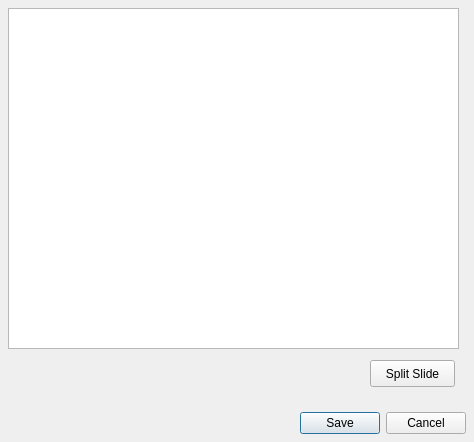
<?xml version="1.0" encoding="UTF-8"?>
<ui version="4.0">
 <class>customSlideEditDialog</class>
 <widget class="QDialog" name="customSlideEditDialog">
  <property name="geometry">
   <rect>
    <x>0</x>
    <y>0</y>
    <width>474</width>
    <height>442</height>
   </rect>
  </property>
  <property name="windowTitle">
   <string>Dialog</string>
  </property>
  <widget class="QDialogButtonBox" name="buttonBox">
   <property name="geometry">
    <rect>
     <x>8</x>
     <y>407</y>
     <width>458</width>
     <height>32</height>
    </rect>
   </property>
   <property name="orientation">
    <enum>Qt::Horizontal</enum>
   </property>
   <property name="standardButtons">
    <set>QDialogButtonBox::Cancel|QDialogButtonBox::Save</set>
   </property>
  </widget>
  <widget class="QTextEdit" name="VerseTextEdit">
   <property name="geometry">
    <rect>
     <x>8</x>
     <y>8</y>
     <width>451</width>
     <height>341</height>
    </rect>
   </property>
  </widget>
  <widget class="QPushButton" name="SplitButton">
   <property name="geometry">
    <rect>
     <x>370</x>
     <y>360</y>
     <width>85</width>
     <height>27</height>
    </rect>
   </property>
   <property name="toolTip">
    <string extracomment="Add new slide split"/>
   </property>
   <property name="text">
    <string>Split Slide</string>
   </property>
  </widget>
 </widget>
 <resources>
  <include location="../images/openlp-2.qrc"/>
 </resources>
 <connections>
  <connection>
   <sender>buttonBox</sender>
   <signal>accepted()</signal>
   <receiver>customSlideEditDialog</receiver>
   <slot>accept()</slot>
   <hints>
    <hint type="sourcelabel">
     <x>248</x>
     <y>254</y>
    </hint>
    <hint type="destinationlabel">
     <x>157</x>
     <y>274</y>
    </hint>
   </hints>
  </connection>
  <connection>
   <sender>buttonBox</sender>
   <signal>rejected()</signal>
   <receiver>customSlideEditDialog</receiver>
   <slot>reject()</slot>
   <hints>
    <hint type="sourcelabel">
     <x>316</x>
     <y>260</y>
    </hint>
    <hint type="destinationlabel">
     <x>286</x>
     <y>274</y>
    </hint>
   </hints>
  </connection>
 </connections>
</ui>
